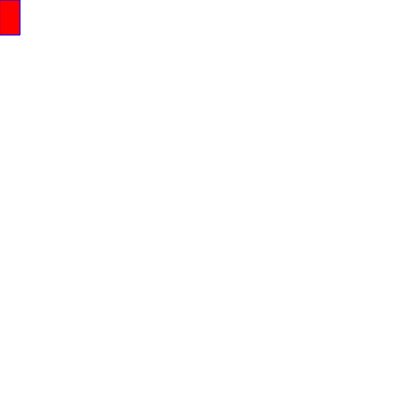
Frame 1 (no input)
Frame 60 (no input): identical to frame 1, image omitted
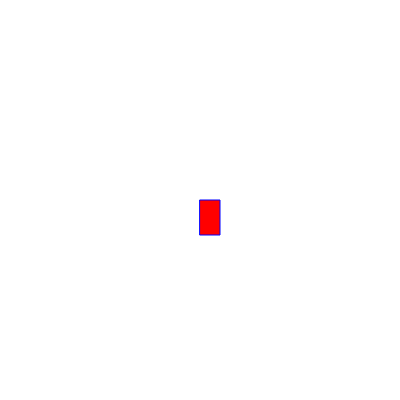
Frame 120 (the mouse pressed at the canvas centre since frame 60)

The p5.js sketch that drew these frames (run headless with seeded random() and noise() and a simulated clock; from frame 60 on, the mouse is pressed at the canvas centre):

// p5.js sketch
// ── sketch.js
function setup() {
  createCanvas(400, 400);
}

function draw() {
  background("white")
             
  stroke("blue");
  fill("red");
  
  console.log (mouseIsPressed)
  rect(mouseX,mouseX,20,35);
  

  
  
}
